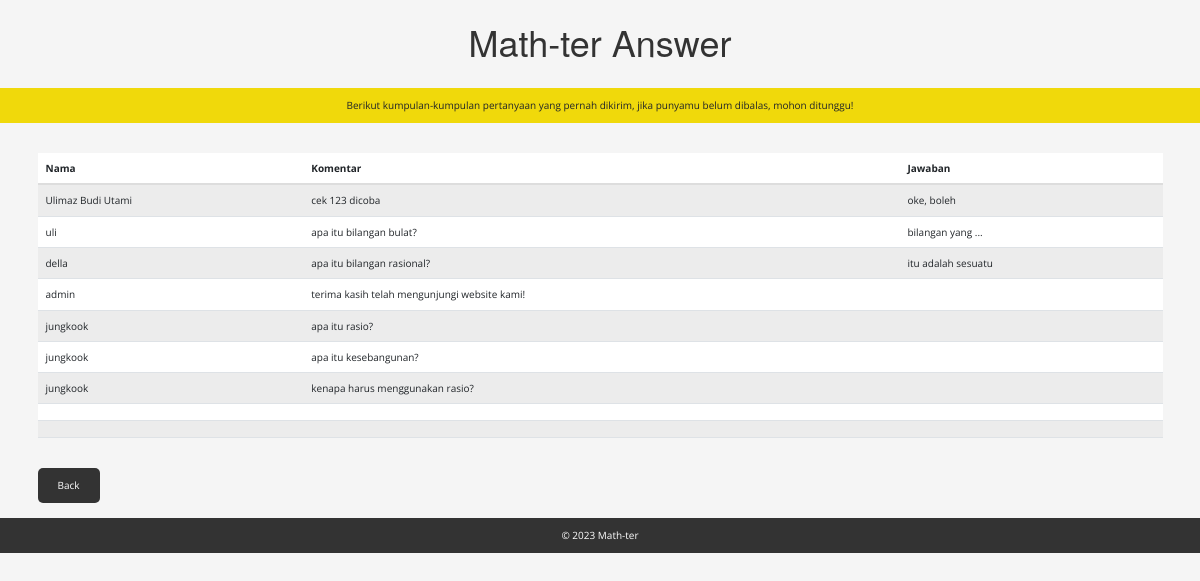
Screenshot of /viewsubmit.php with the database file from the repository.
### tables this page shows
CREATE TABLE `submit` (
  `id` int(11) NOT NULL,
  `nama` varchar(255) NOT NULL,
  `email` varchar(255) NOT NULL,
  `pertanyaan` varchar(255) NOT NULL,
  `jawaban` varchar(255) NOT NULL
);

### viewsubmit.php (the view, shortened to what this page needs)
<!DOCTYPE html>
<html lang="id">
<head>
<html lang="en-gb" class="no-js">
    <head>
    <link rel="stylesheet" href="css/bootstrap.min.css" />
    <link rel="stylesheet" type="text/css" href="css/isotope.css" media="screen" />
    <link rel="stylesheet" href="js/fancybox/jquery.fancybox.css" type="text/css" media="screen" />
    <link href="css/animate.css" rel="stylesheet" media="screen">
    <link href="js/owl-carousel/owl.carousel.css" rel="stylesheet">
    <link rel="stylesheet" href="css/styles.css" />
    <link href="font/css/font-awesome.min.css" rel="stylesheet">
    </head>
<link rel="stylesheet" href="css/bootstrap.css">
</head>
<body>
<header>
        <h1>Math-ter Answer</h1>
    </header>
    <nav>
        Berikut kumpulan-kumpulan pertanyaan yang pernah dikirim, jika punyamu belum dibalas, mohon ditunggu!
    </nav>
<div class="container mt-5">
<?php
$koneksi = mysqli_connect("localhost", "root", "",
"db_register");
$sql = "SELECT * FROM submit";
$result = mysqli_query($koneksi, $sql);
if (mysqli_num_rows($result) > 0) {
echo "<table class='table table-striped'>";
echo "<thead><tr><th>Nama</th><th>Komentar</th><th>Jawaban</th></tr></thead>";
echo "<tbody>";
while ($row = mysqli_fetch_assoc($result)) {
echo "<tr>";
echo "<td>" . $row["nama"] . "</td>";
echo "<td>" . $row["pertanyaan"] . "</td>";
echo "<td>" . $row["jawaban"] . "</td>";
echo "</tr>";
}
echo "</tbody>";
echo "</table>";
} else {
echo "<h3>Tidak ada data yang tersimpan.</h3>";
}
?>
<a href="index.php" class="button">Back</a>
</div>
<br>
<footer>
        &copy; 2023 Math-ter
    </footer>
</body>
</html>

### css/styles.css (style rules this page uses)
* { margin: 0; padding: 0; font-family: 'Open Sans', sans-serif; }
body { height: 100%; font-family: 'Open Sans', sans-serif; font-size: 14px; line-height: 1.7; color: #ecc4e9; -webkit-font-smoothing: antialiased; -webkit-text-size-adjust: 100%; background: #fff; transition: all 0.3s linear; -webkit-transition: all 0.3s linear; -moz-transition: all 0.3s linear; -o-transition: all 0.3s linear; }
h1, h2, h3, h4, h5, h6 { font-family:36px 'Open Sans', sans-serif; }
a { color: #FFDF00; text-decoration: none; text-shadow: none; -webkit-transition: all 0.2s linear; -moz-transition: all 0.2s linear; -ms-transition: all 0.2s linear; -o-transition: all 0.2s linear; transition: all 0.2s linear; }
body { margin: 0; font-family: Arial, sans-serif; }
footer { padding: 45px 0; }
footer { background: #0B0B0B; }

### viewsubmit.php (style rules this page uses)
body { font-family: Arial, sans-serif; background-color: #f5f5f5; margin: 0; padding: 0; }
header { background-color: #f5f5f5; color: #333; padding: 20px; text-align: center; }
nav { background-color: #f0d90b; text-align: center; padding: 10px; }
h1 { font-size: 36px; color: #333; }
.button { display: inline-block; padding: 10px 20px; background-color: #333; color: #fff; text-decoration: none; border-radius: 5px; margin-top: 20px; }
footer { background-color: #333; color: #fff; text-align: center; padding: 10px; }

### rows the page displays
submit: nama "Ulimaz Budi Utami", pertanyaan "cek 123 dicoba", jawaban "oke, boleh"
submit: nama "uli", pertanyaan "apa itu bilangan bulat?", jawaban "bilangan yang ..."
submit: nama "della", pertanyaan "apa itu bilangan rasional?", jawaban "itu adalah sesuatu"
submit: nama "admin", pertanyaan "terima kasih telah mengunjungi website kami!"
submit: nama "jungkook", pertanyaan "apa itu rasio?"
submit: nama "jungkook", pertanyaan "apa itu kesebangunan?"
submit: nama "jungkook", pertanyaan "kenapa harus menggunakan rasio?"
